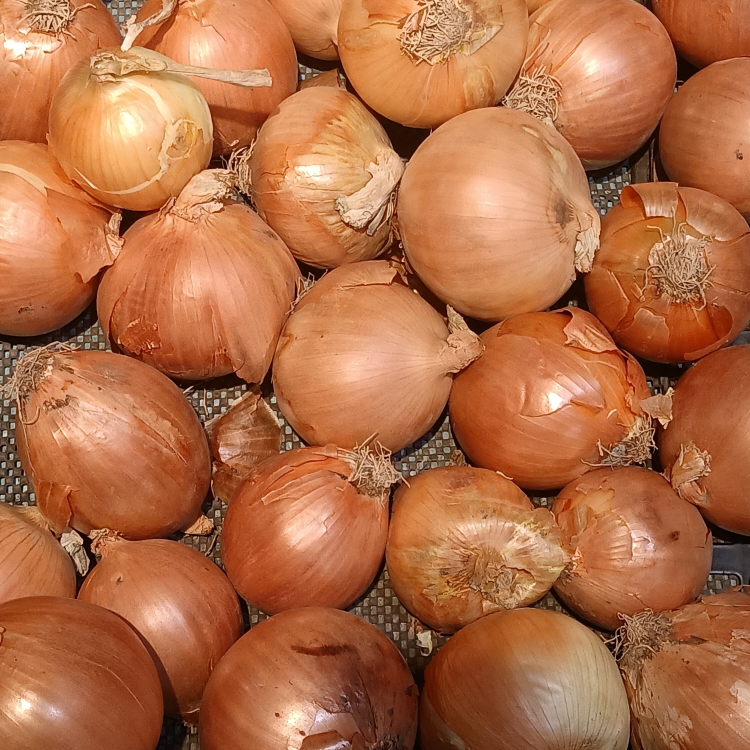
#> input picture scratch/candidates/white_onions.jpg, 3000 x 3000 px, found by its file name (shown at 1/4 size)
$ python replace_flawed_ingredients.py
#> lines starting #> are read from the running program, lines starting #| are printed output that depends on the picture
import urllib.request
import io
from PIL import Image, ImageStat, ImageEnhance

HEADERS = {'User-Agent': 'AurelianCatalog/1.0 (contact@aurelianinternational.com)'}

REPLACEMENTS = {
    'white-onion-powder-ingredient.webp': 'https://upload.wikimedia.org/wikipedia/commons/a/af/White_onions.jpg',
    'curry-leaf-powder-ingredient.webp': 'https://upload.wikimedia.org/wikipedia/commons/3/34/Murraya_koenigii_leaves_-_curry_leaves.jpg',
    'kasuri-methi-powder-ingredient.webp': 'https://upload.wikimedia.org/wikipedia/commons/3/3a/Kasoori_Methi.jpg'
}

def process_image(raw_bytes, out_path, target=(1600, 1200), max_kb=200):
#> called with target = (1600, 1200), max_kb = 200
    img = Image.open(io.BytesIO(raw_bytes)).convert("RGB")
#> img is the input picture: PIL image 3000x3000 RGB; mean R, G, B 177.4, 108.8, 69.6
    w, h = img.size
#> w = 3000; h = 3000
    want = target[0] / target[1]
    if w / h > want:
        nw = int(h * want)
        img = img.crop(((w - nw) // 2, 0, (w + nw) // 2, h))
    else:
        nh = int(w / want)
#> nh = 2250
        img = img.crop((0, (h - nh) // 2, w, (h + nh) // 2))
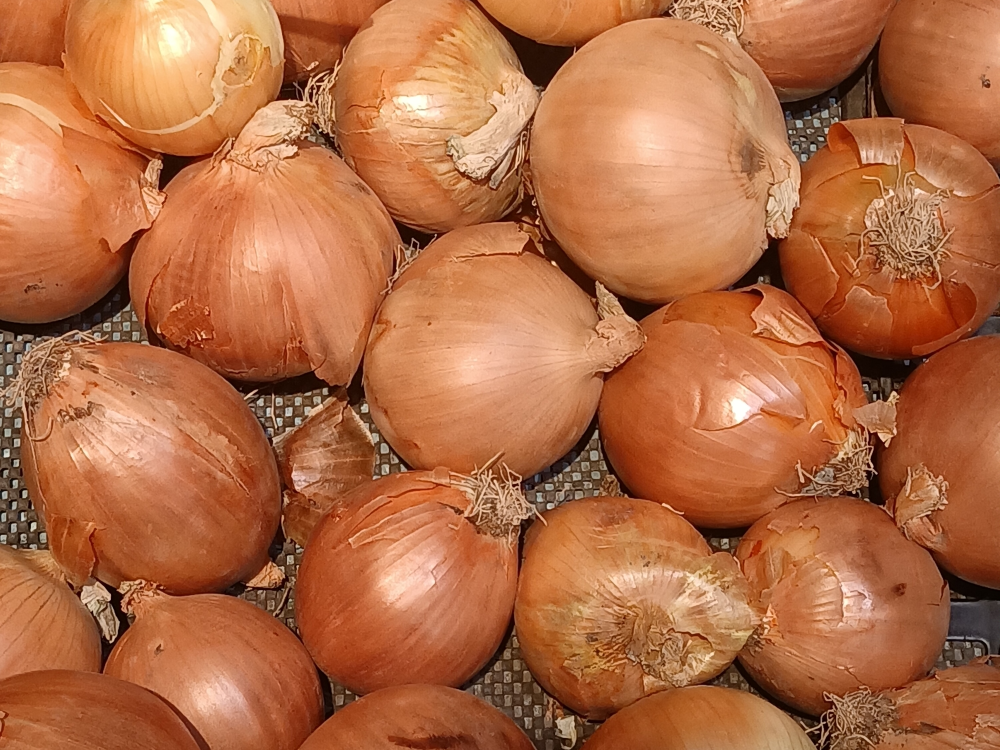
#> img: PIL image 3000x2250 RGB (shown at 1/3 size); mean R, G, B 178.5, 108.1, 68.3
    img = img.resize(target, Image.Resampling.LANCZOS)
#> img: PIL image 1600x1200 RGB

    stat = ImageStat.Stat(img.convert("L"))
    lum = stat.mean[0]
#> lum = 124.6
    if lum < 105:
        boost = 115.0 / max(lum, 10.0)
        img = ImageEnhance.Brightness(img).enhance(boost)
        img = ImageEnhance.Contrast(img).enhance(1.05)
        lum = ImageStat.Stat(img.convert("L")).mean[0]

    for q in (82, 78, 74, 70, 65, 58):
        buf = io.BytesIO()
        img.save(buf, "WEBP", quality=q, method=6)
        if len(buf.getvalue()) <= max_kb * 1024:
            break
    with open(out_path, "wb") as f:
        f.write(buf.getvalue())
    return len(buf.getvalue()) // 1024, lum

for fn, url in REPLACEMENTS.items():
    print(f"Downloading {fn} from {url}...")
    req = urllib.request.Request(url, headers=HEADERS)
    with urllib.request.urlopen(req, timeout=30) as resp:
        data = resp.read()
    dst = f"public/products/{fn}"
    kb, lum = process_image(data, dst)
#> kb = 192; lum = 124.6
    print(f"[OK] {dst}: {kb} KB, luminance: {lum:.1f}")
#| [OK] public/products/white-onion-powder-ingredient.webp: 192 KB, luminance: 124.6
#> (the run stopped early here; a loop or call above may not have finished)
